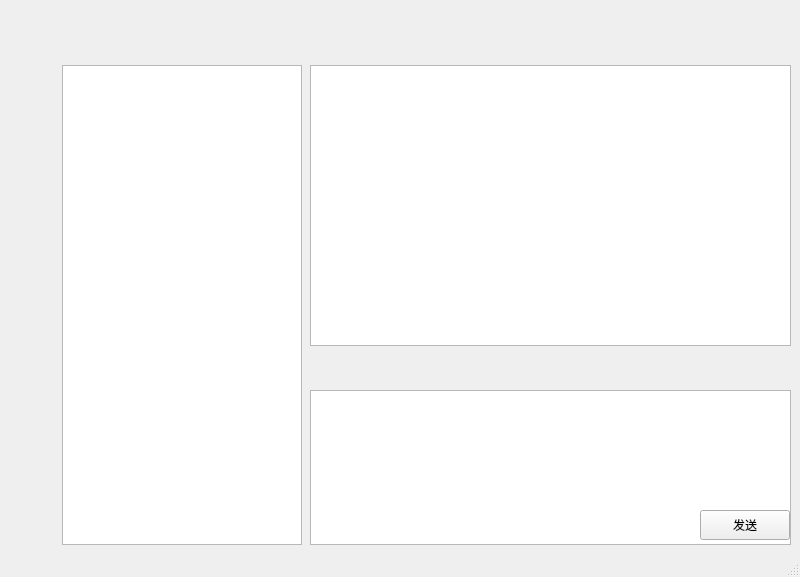
<?xml version="1.0" encoding="UTF-8"?>
<ui version="4.0">
 <class>MainWindow</class>
 <widget class="QMainWindow" name="MainWindow">
  <property name="geometry">
   <rect>
    <x>0</x>
    <y>0</y>
    <width>800</width>
    <height>577</height>
   </rect>
  </property>
  <property name="windowTitle">
   <string>MainWindow</string>
  </property>
  <widget class="QWidget" name="centralwidget">
   <widget class="QLabel" name="label">
    <property name="geometry">
     <rect>
      <x>0</x>
      <y>0</y>
      <width>60</width>
      <height>545</height>
     </rect>
    </property>
    <property name="text">
     <string/>
    </property>
    <property name="pixmap">
     <pixmap resource="pictures.qrc">:/pics/bar.jpg</pixmap>
    </property>
    <property name="scaledContents">
     <bool>true</bool>
    </property>
   </widget>
   <widget class="QLabel" name="label_2">
    <property name="geometry">
     <rect>
      <x>60</x>
      <y>0</y>
      <width>250</width>
      <height>65</height>
     </rect>
    </property>
    <property name="text">
     <string/>
    </property>
    <property name="pixmap">
     <pixmap resource="pictures.qrc">:/pics/search.jpg</pixmap>
    </property>
   </widget>
   <widget class="QLabel" name="label_3">
    <property name="geometry">
     <rect>
      <x>310</x>
      <y>0</y>
      <width>481</width>
      <height>65</height>
     </rect>
    </property>
    <property name="text">
     <string/>
    </property>
    <property name="pixmap">
     <pixmap resource="pictures.qrc">:/pics/title.jpg</pixmap>
    </property>
    <property name="scaledContents">
     <bool>true</bool>
    </property>
   </widget>
   <widget class="QTextEdit" name="textEdit">
    <property name="geometry">
     <rect>
      <x>310</x>
      <y>390</y>
      <width>481</width>
      <height>155</height>
     </rect>
    </property>
   </widget>
   <widget class="QLabel" name="label_4">
    <property name="geometry">
     <rect>
      <x>310</x>
      <y>320</y>
      <width>490</width>
      <height>65</height>
     </rect>
    </property>
    <property name="text">
     <string/>
    </property>
   </widget>
   <widget class="QPushButton" name="pushButton_send">
    <property name="geometry">
     <rect>
      <x>700</x>
      <y>510</y>
      <width>90</width>
      <height>30</height>
     </rect>
    </property>
    <property name="text">
     <string>发送</string>
    </property>
    <property name="shortcut">
     <string>Ctrl+Return</string>
    </property>
   </widget>
   <widget class="QTextBrowser" name="chatTextBrowser">
    <property name="geometry">
     <rect>
      <x>310</x>
      <y>65</y>
      <width>481</width>
      <height>281</height>
     </rect>
    </property>
   </widget>
   <widget class="QLabel" name="label_5">
    <property name="geometry">
     <rect>
      <x>310</x>
      <y>346</y>
      <width>481</width>
      <height>42</height>
     </rect>
    </property>
    <property name="text">
     <string/>
    </property>
    <property name="pixmap">
     <pixmap resource="pictures.qrc">:/pics/tool.jpg</pixmap>
    </property>
    <property name="scaledContents">
     <bool>true</bool>
    </property>
   </widget>
   <widget class="QPushButton" name="pushButton_search">
    <property name="geometry">
     <rect>
      <x>70</x>
      <y>20</y>
      <width>200</width>
      <height>30</height>
     </rect>
    </property>
    <property name="text">
     <string/>
    </property>
    <property name="flat">
     <bool>true</bool>
    </property>
   </widget>
   <widget class="QLabel" name="label_user">
    <property name="geometry">
     <rect>
      <x>310</x>
      <y>0</y>
      <width>101</width>
      <height>61</height>
     </rect>
    </property>
    <property name="autoFillBackground">
     <bool>true</bool>
    </property>
    <property name="text">
     <string/>
    </property>
    <property name="alignment">
     <set>Qt::AlignCenter</set>
    </property>
   </widget>
   <widget class="QPushButton" name="pushButton_trans">
    <property name="geometry">
     <rect>
      <x>358</x>
      <y>358</y>
      <width>25</width>
      <height>25</height>
     </rect>
    </property>
    <property name="text">
     <string/>
    </property>
    <property name="flat">
     <bool>true</bool>
    </property>
   </widget>
   <widget class="QListWidget" name="listWidget">
    <property name="geometry">
     <rect>
      <x>62</x>
      <y>65</y>
      <width>240</width>
      <height>480</height>
     </rect>
    </property>
   </widget>
  </widget>
  <widget class="QStatusBar" name="statusbar"/>
 </widget>
 <resources>
  <include location="pictures.qrc"/>
 </resources>
 <connections/>
</ui>
